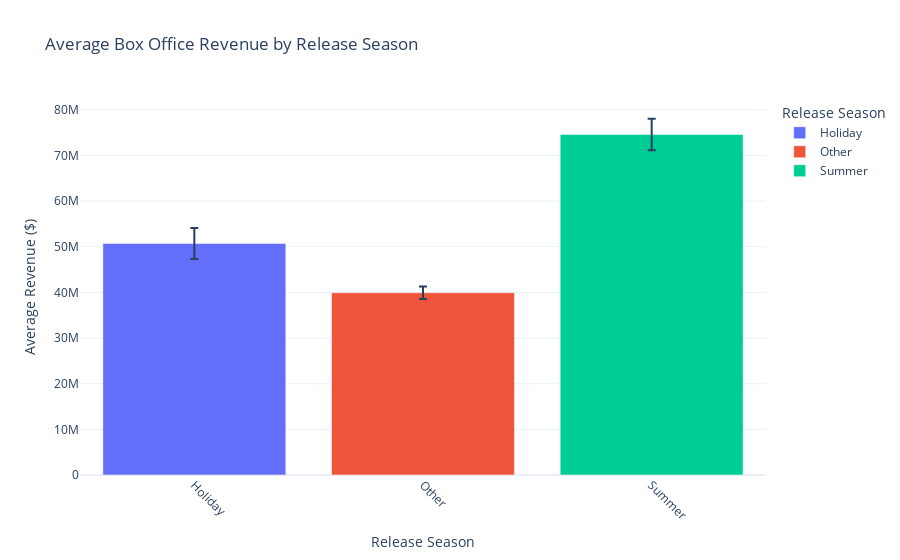

The cell this chart's notebook holds for it:
### Markdown cell above
### 1. Release Season
#### How does **_release season_** correlate with box office revenue? Do films realeased in a specific season (e.g., summer, winter holiday, other) tend to perform better?
- Display average box office revenue by release season (summer, winter holiday, other).

### Code cell
# Categorize release season
df_movies['release_season'] = df_movies['release_month'].apply(data_utils.categorize_release_season)

# Group by release season to calculate mean and SEM (Standard Error of Mean)
season_stats = df_movies.groupby('release_season')['box_office_revenue'].agg(['mean', 'sem']).reset_index()

# Create an interactive Plotly bar chart
fig = px.bar(
    season_stats,
    x='release_season',
    y='mean',
    error_y='sem',  # Add error bars for SEM
    color='release_season',  # Optional: color bars by season
    title='Average Box Office Revenue by Release Season',
    labels={'release_season': 'Release Season', 'mean': 'Average Revenue ($)'},
)

# Customize the layout
fig.update_layout(
    xaxis_title="Release Season",
    yaxis_title="Average Revenue ($)",
    xaxis_tickangle=45,
    template="plotly_white",  # Clean background template
)

# Show the plot (optional)
fig.show()

# Save the interactive plot as an HTML file
fig.write_html("assets/ploty-img/chart_release_season.html")

### Figure 1 — Plotly figure (JSON) as saved in the notebook; plotly's stock layout.template omitted (floating-point values rounded to 4 significant figures)
{"data": [{"alignmentgroup": "True", "error_y": {"array": [3407000.0]}, "hovertemplate": "Release Season=%{x}<br>Average Revenue ($)=%{y}<extra></extra>", "legendgroup": "Holiday", "marker": {"color": "#636efa", "pattern": {"shape": ""}}, "name": "Holiday", "offsetgroup": "Holiday", "orientation": "v", "showlegend": true, "textposition": "auto", "type": "bar", "x": ["Holiday"], "xaxis": "x", "y": [50720000.0], "yaxis": "y"}, {"alignmentgroup": "True", "error_y": {"array": [1352000.0]}, "hovertemplate": "Release Season=%{x}<br>Average Revenue ($)=%{y}<extra></extra>", "legendgroup": "Other", "marker": {"color": "#EF553B", "pattern": {"shape": ""}}, "name": "Other", "offsetgroup": "Other", "orientation": "v", "showlegend": true, "textposition": "auto", "type": "bar", "x": ["Other"], "xaxis": "x", "y": [39930000.0], "yaxis": "y"}, {"alignmentgroup": "True", "error_y": {"array": [3457000.0]}, "hovertemplate": "Release Season=%{x}<br>Average Revenue ($)=%{y}<extra></extra>", "legendgroup": "Summer", "marker": {"color": "#00cc96", "pattern": {"shape": ""}}, "name": "Summer", "offsetgroup": "Summer", "orientation": "v", "showlegend": true, "textposition": "auto", "type": "bar", "x": ["Summer"], "xaxis": "x", "y": [74580000.0], "yaxis": "y"}], "layout": {"barmode": "relative", "legend": {"title": {"text": "Release Season"}, "tracegroupgap": 0}, "title": {"text": "Average Box Office Revenue by Release Season"}, "xaxis": {"anchor": "y", "categoryarray": ["Holiday", "Other", "Summer"], "categoryorder": "array", "domain": [0, 1], "tickangle": 45, "title": {"text": "Release Season"}}, "yaxis": {"anchor": "x", "domain": [0, 1], "title": {"text": "Average Revenue ($)"}}}}
